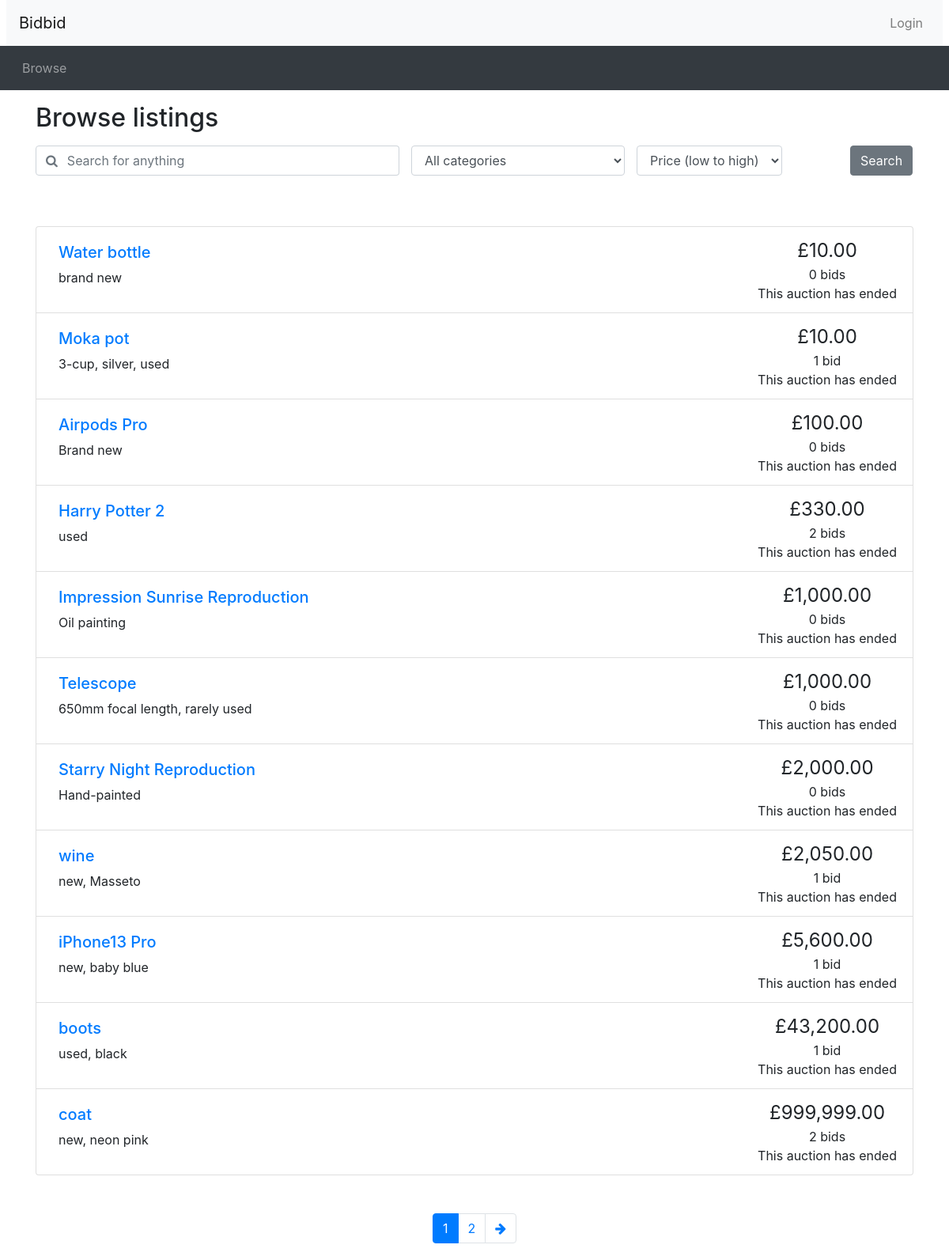
Screenshot of /browse.php with the database file from the repository.
### tables this page shows
CREATE TABLE `items` (
  `item_id` int(11) NOT NULL AUTO_INCREMENT,
  `item_name` varchar(255) NOT NULL,
  `item_description` varchar(255) NOT NULL,
  `category_id` int(11) NOT NULL,
  `seller_id` int(11) NOT NULL,
  `minimum_bid` decimal(13,2) NOT NULL DEFAULT '1.00',
  `starting_price` decimal(13,2) NOT NULL DEFAULT '0.00',
  `reserve_price` decimal(13,2) NOT NULL DEFAULT '0.00',
  `auction_start_datetime` datetime NOT NULL,
  `auction_end_datetime` datetime NOT NULL,
  `auction_end_notified` tinyint(1) NOT NULL DEFAULT '0',
  PRIMARY KEY (`item_id`),
  KEY `fk_item_seller` (`seller_id`),
  KEY `fk_item_category` (`category_id`),
  KEY `auction_start_datetime` (`auction_start_datetime`,`auction_end_datetime`),
  CONSTRAINT `fk_item_category` FOREIGN KEY (`category_id`) REFERENCES `categories` (`category_id`) ON UPDATE CASCADE,
  CONSTRAINT `fk_item_seller` FOREIGN KEY (`seller_id`) REFERENCES `users` (`user_id`) ON DELETE CASCADE ON UPDATE CASCADE
);

### browse.php (the view, shortened to what this page needs)
<?php include_once("header.php")?>
<?php require_once("utilities.php") ?>
    <div class="container">
<h2 class="my-3">Browse listings</h2>
        <div id="searchSpecs">
          <?php
          $selected_cat = $_GET['cat'] ?? 'all';
          $selected_keyword = $_GET['keyword'] ?? '';
          $selected_sort = $_GET['order_by'] ?? 'pricelow';
          ?>
            <form method="get" action="browse.php">
                <div class="row">
                    <div class="col-md-5 pr-0">
                        <div class="form-group">
                            <div class="input-group">
                                <div class="input-group-prepend">
            <span class="input-group-text bg-transparent pr-0 text-muted">
              <i class="fa fa-search"></i>
            </span>
                                </div>
                                <input type="text" class="form-control border-left-0" name="keyword"
                                       placeholder="Search for anything" value="<?php echo $selected_keyword ?>">
                            </div>
                        </div>
                    </div>
                    <div class="col-md-3 pr-0">
                        <div class="form-group">
                            <select class="form-control" name="cat">
                                <option <?php echo $selected_cat == 'all' ? 'selected' : '' ?> value="all">All
                                    categories
                                </option>
                            </select>
                        </div>
                    </div>
                    <div class="col-md-3 pr-0">
                        <div class="form-inline">
                            <select class="form-control" name="order_by">
                                <option <?php echo $selected_sort == 'pricelow' ? 'selected' : '' ?> value="pricelow">
                                    Price (low to high)
                                </option>
                            </select>
                        </div>
                    </div>
                    <div class="col-md-1 px-0">
                        <button type="submit" class="btn btn-secondary">Search</button>
                    </div>
                </div>
            </form>
        </div>
    </div>
<?php
$ordering = match ($_GET['order_by'] ?? 'pricelow') {
  'pricelow' => 'current_price',
  'pricehigh' => 'current_price DESC',
  default => 'auction_end_datetime'
};
if (!isset($_GET['page'])) {
  $curr_page = 1;
} else {
  $curr_page = $_GET['page'];
}
$query = '
SELECT
       item_id,
       item_name,
       item_description,
       auction_end_datetime,
       IFNULL(current_price, starting_price) AS current_price,
       IFNULL(num_bids, 0) AS num_bids
FROM `items`
LEFT JOIN (
    SELECT item_id, MAX(bid_price) AS current_price, COUNT(*) AS num_bids FROM bids GROUP BY item_id
) bids USING (item_id)
';
$query .= ' ORDER BY ' . $ordering;
$mysqli = get_connection();
$stmt = $mysqli->prepare($query);
$stmt->execute();
$result = $stmt->get_result();
$num_results = $result->num_rows;
$results_per_page = 10;
$max_page = ceil($num_results / $results_per_page);
?>
    <div class="container mt-5">
        <ul class="list-group">
          <?php
          while ($row = mysqli_fetch_array($result)) {
            $item_id = $row['item_id'];
            $title = $row['item_name'];
            $description = $row['item_description'];
            $current_price = $row['current_price'];
  $num_bids = $row['num_bids'];
  $end_date = date_create_from_format('Y-m-d H:i:s', $row['auction_end_datetime']);
  print_listing_li($item_id, $title, $description, $current_price, $num_bids, $end_date);
}
?>
</ul>
<nav aria-label="Search results pages" class="mt-5">
  <ul class="pagination justify-content-center">
    <?php
  $querystring = "";
    $high_page_boost = max(3 - $curr_page, 0);
  $low_page_boost = max(2 - ($max_page - $curr_page), 0);
  $low_page = max(1, $curr_page - 2 - $low_page_boost);
  $high_page = min($max_page, $curr_page + 2 + $high_page_boost);
    for ($i = $low_page; $i <= $high_page; $i++) {
    if ($i == $curr_page) {
      echo('
    <li class="page-item active">');
    }
    else {
      echo('
    <li class="page-item">');
    }
    echo('
      <a class="page-link" href="browse.php?' . $querystring . 'page=' . $i . '">' . $i . '</a>
    </li>');
  }
    if ($max_page > 0 && $curr_page != $max_page) {
    echo('
    <li class="page-item">
      <a class="page-link" href="browse.php?' . $querystring . 'page=' . ($curr_page + 1) . '" aria-label="Next">
        <span aria-hidden="true"><i class="fa fa-arrow-right"></i></span>
        <span class="sr-only">Next</span>
      </a>
    </li>');
  }
?>
  </ul>
</nav>
</div>
<?php include_once("footer.php")?>

### utilities.php (shortened to what this page needs)
<?php
function print_listing_li($item_id, $title, $desc, $price, $num_bids, $end_time)
{
  if (strlen($desc) > 250) {
    $desc_shortened = substr($desc, 0, 250) . '...';
  }
  else {
    $desc_shortened = $desc;
  }
  if ($num_bids == 1) {
    $bid = ' bid';
  }
  else {
    $bid = ' bids';
  }
  $now = new DateTime();
  if ($now > $end_time) {
    $time_remaining = 'This auction has ended';
  }
  else {
    $time_to_end = date_diff($now, $end_time);
    $time_remaining = display_time_remaining($time_to_end) . ' remaining';
  }
  echo('
    <li class="list-group-item d-flex justify-content-between">
    <div class="p-2 mr-5"><h5><a href="listing.php?item_id=' . $item_id . '">' . $title . '</a></h5>' . $desc_shortened . '</div>
    <div class="text-center text-nowrap"><span style="font-size: 1.5em">£' . number_format($price, 2) . '</span><br/>' . $num_bids . $bid . '<br/>' . $time_remaining . '</div>
  </li>'
  );
}
?>

### rows the page displays
items: item_name "Water bottle", item_description "brand new", price "10.00", num_bids "0", bid "bids"
items: item_name "Moka pot", item_description "3-cup, silver, used", price "10.00", num_bids "1", bid "bid"
items: item_name "Airpods Pro", item_description "Brand new", price "100.00", num_bids "0", bid "bids"
items: item_name "Harry Potter 2", item_description "used", price "330.00", num_bids "2", bid "bids"
items: item_name "Impression Sunrise Reproduction", item_description "Oil painting", price "1,000.00", num_bids "0", bid "bids"
items: item_name "Telescope", item_description "650mm focal length, rarely used", price "1,000.00", num_bids "0", bid "bids"
items: item_name "Starry Night Reproduction", item_description "Hand-painted", price "2,000.00", num_bids "0", bid "bids"
items: item_name "wine", item_description "new, Masseto", price "2,050.00", num_bids "1", bid "bid"
items: item_name "iPhone13 Pro", item_description "new, baby blue", price "5,600.00", num_bids "1", bid "bid"
items: item_name "boots", item_description "used, black", price "43,200.00", num_bids "1", bid "bid"
items: item_name "coat", item_description "new, neon pink", price "999,999.00", num_bids "2", bid "bids"
